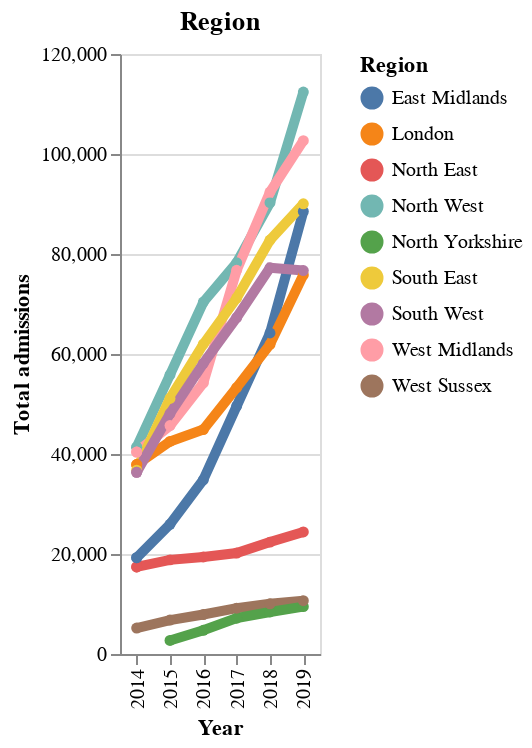

Notebook source saved alongside this figure:
### Code cell
regional = alt.Chart(df_major).mark_line(size=5, point=True).encode(
    alt.X("year:O", title="Year"),
    alt.Y("admissions_total:Q", title="Total admissions"),
    color=alt.Color("region:N", title="Region"), 

    tooltip=[
        alt.Tooltip("region:N", title="Region"),
        alt.Tooltip("admissions_total:Q", title="Admissions", format=",")
    ]).properties(width=100,
                  title="Region")
#.configure_legend(orient='left').properties(title="Obesety-related hospital admissions by UK regions", width=200)


regional

### Figure 1 — Vega-Lite specification as saved in the notebook (floating-point values rounded to 4 significant figures)
{"config": {"view": {"continuousWidth": 300, "continuousHeight": 300}}, "data": {"name": "data-f8c4c19de6466fe452cf100206e9f062"}, "mark": {"type": "line", "point": true, "size": 5}, "encoding": {"color": {"field": "region", "title": "Region", "type": "nominal"}, "tooltip": [{"field": "region", "title": "Region", "type": "nominal"}, {"field": "admissions_total", "format": ",", "title": "Admissions", "type": "quantitative"}], "x": {"field": "year", "title": "Year", "type": "ordinal"}, "y": {"field": "admissions_total", "title": "Total admissions", "type": "quantitative"}}, "title": "Region", "width": 100, "$schema": "https://vega.github.io/schema/vega-lite/v5.14.1.json", "datasets": {"data-f8c4c19de6466fe452cf100206e9f062": [{"region": "North East", "admissions_total": 17409, "admissions_count_men": 6294, "admissions_count_women": 11115, "adm_per_100_000_all": 670.5, "adm_per_male": 495.7, "adm_per_female": 837.7, "year": 2014, "top_tier": true, "result": null}, {"region": "North East", "admissions_total": 17409, "admissions_count_men": 6294, "admissions_count_women": 11115, "adm_per_100_000_all": 670.5, "adm_per_male": 495.7, "adm_per_female": 837.7, "year": 2014, "top_tier": true, "result": null}, {"region": "North West", "admissions_total": 41358, "admissions_count_men": 13913, "admissions_count_women": 27441, "adm_per_100_000_all": 586.1, "adm_per_male": 401.2, "adm_per_female": 764.7, "year": 2014, "top_tier": true, "result": null}, {"region": "North West", "admissions_total": 41358, "admissions_count_men": 13913, "admissions_count_women": 27441, "adm_per_100_000_all": 586.1, "adm_per_male": 401.2, "adm_per_female": 764.7, "year": 2014, "top_tier": true, "result": null}, {"region": "East Midlands", "admissions_total": 19256, "admissions_count_men": 6058, "admissions_count_women": 13198, "adm_per_100_000_all": 424.4, "adm_per_male": 270.8, "adm_per_female": 573.7, "year": 2014, "top_tier": true, "result": null}, {"region": "East Midlands", "admissions_total": 19256, "admissions_count_men": 6058, "admissions_count_women": 13198, "adm_per_100_000_all": 424.4, "adm_per_male": 270.8, "adm_per_female": 573.7, "year": 2014, "top_tier": true, "result": null}, {"region": "West Midlands", "admissions_total": 40394, "admissions_count_men": 12268, "admissions_count_women": 28125, "adm_per_100_000_all": 720.2, "adm_per_male": 443.3, "adm_per_female": 989.8, "year": 2014, "top_tier": true, "result": null}, {"region": "West Midlands", "admissions_total": 40394, "admissions_count_men": 12268, "admissions_count_women": 28125, "adm_per_100_000_all": 720.2, "adm_per_male": 443.3, "adm_per_female": 989.8, "year": 2014, "top_tier": true, "result": null}, {"region": "London", "admissions_total": 37892, "admissions_count_men": 13281, "admissions_count_women": 24606, "adm_per_100_000_all": 461.8, "adm_per_male": 327.6, "adm_per_female": 592.9, "year": 2014, "top_tier": true, "result": null}, {"region": "London", "admissions_total": 37892, "admissions_count_men": 13281, "admissions_count_women": 24606, "adm_per_100_000_all": 461.8, "adm_per_male": 327.6, "adm_per_female": 592.9, "year": 2014, "top_tier": true, "result": null}, {"region": "South East", "admissions_total": 36779, "admissions_count_men": 13280, "admissions_count_women": 23482, "adm_per_100_000_all": 425.1, "adm_per_male": 312.4, "adm_per_female": 533.5, "year": 2014, "top_tier": true, "result": null}, {"region": "West Sussex", "admissions_total": 5183, "admissions_count_men": 1977, "admissions_count_women": 3206, "adm_per_100_000_all": 640.7, "adm_per_male": 504.7, "adm_per_female": 768.4, "year": 2014, "top_tier": true, "result": null}, {"region": "South West", "admissions_total": 36338, "admissions_count_men": 12260, "admissions_count_women": 24078, "adm_per_100_000_all": 685.5, "adm_per_male": 471.7, "adm_per_female": 891.3, "year": 2014, "top_tier": true, "result": null}, {"region": "South West", "admissions_total": 36338, "admissions_count_men": 12260, "admissions_count_women": 24078, "adm_per_100_000_all": 685.5, "adm_per_male": 471.7, "adm_per_female": 891.3, "year": 2014, "top_tier": true, "result": null}, {"region": "North East", "admissions_total": 18824, "admissions_count_men": 6340, "admissions_count_women": 12484, "adm_per_100_000_all": 721.1, "adm_per_male": 495.9, "adm_per_female": 937.2, "year": 2015, "top_tier": true, "result": null}, {"region": "North West", "admissions_total": 55848, "admissions_count_men": 19879, "admissions_count_women": 35963, "adm_per_100_000_all": 786.2, "adm_per_male": 568.8, "adm_per_female": 996.7, "year": 2015, "top_tier": true, "result": null}, {"region": "North Yorkshire", "admissions_total": 2703, "admissions_count_men": 1056, "admissions_count_women": 1647, "adm_per_100_000_all": 448.4, "adm_per_male": 355.2, "adm_per_female": 539.3, "year": 2015, "top_tier": true, "result": null}, {"region": "East Midlands", "admissions_total": 25932, "admissions_count_men": 7899, "admissions_count_women": 18032, "adm_per_100_000_all": 563.9, "adm_per_male": 348.3, "adm_per_female": 773.7, "year": 2015, "top_tier": true, "result": null}, {"region": "West Midlands", "admissions_total": 45682, "admissions_count_men": 14083, "admissions_count_women": 31598, "adm_per_100_000_all": 805.0, "adm_per_male": 502.3, "adm_per_female": 1101.0, "year": 2015, "top_tier": true, "result": null}, {"region": "London", "admissions_total": 42511, "admissions_count_men": 14249, "admissions_count_women": 28250, "adm_per_100_000_all": 505.1, "adm_per_male": 342.1, "adm_per_female": 664.5, "year": 2015, "top_tier": true, "result": null}, {"region": "South East", "admissions_total": 51102, "admissions_count_men": 18228, "admissions_count_women": 32865, "adm_per_100_000_all": 581.2, "adm_per_male": 421.6, "adm_per_female": 735.4, "year": 2015, "top_tier": true, "result": null}, {"region": "West Sussex", "admissions_total": 6794, "admissions_count_men": 2542, "admissions_count_women": 4251, "adm_per_100_000_all": 827.2, "adm_per_male": 638.4, "adm_per_female": 1005.0, "year": 2015, "top_tier": true, "result": null}, {"region": "South West", "admissions_total": 48098, "admissions_count_men": 16484, "admissions_count_women": 31614, "adm_per_100_000_all": 894.4, "adm_per_male": 624.3, "adm_per_female": 1155.0, "year": 2015, "top_tier": true, "result": null}, {"region": "North East", "admissions_total": 19414, "admissions_count_men": 6574, "admissions_count_women": 12840, "adm_per_100_000_all": 741.4, "adm_per_male": 512.3, "adm_per_female": 961.4, "year": 2016, "top_tier": true, "result": null}, {"region": "North West", "admissions_total": 70380, "admissions_count_men": 24718, "admissions_count_women": 45654, "adm_per_100_000_all": 986.7, "adm_per_male": 703.9, "adm_per_female": 1261.0, "year": 2016, "top_tier": true, "result": null}, {"region": "North Yorkshire", "admissions_total": 4749, "admissions_count_men": 1763, "admissions_count_women": 2985, "adm_per_100_000_all": 789.5, "adm_per_male": 595.5, "adm_per_female": 977.1, "year": 2016, "top_tier": true, "result": null}, {"region": "East Midlands", "admissions_total": 34839, "admissions_count_men": 11451, "admissions_count_women": 23381, "adm_per_100_000_all": 751.3, "adm_per_male": 500.5, "adm_per_female": 995.2, "year": 2016, "top_tier": true, "result": null}, {"region": "West Midlands", "admissions_total": 54212, "admissions_count_men": 16465, "admissions_count_women": 37744, "adm_per_100_000_all": 948.9, "adm_per_male": 583.0, "adm_per_female": 1306.0, "year": 2016, "top_tier": true, "result": null}, {"region": "London", "admissions_total": 44893, "admissions_count_men": 15370, "admissions_count_women": 29513, "adm_per_100_000_all": 525.8, "adm_per_male": 363.0, "adm_per_female": 685.6, "year": 2016, "top_tier": true, "result": null}, {"region": "South East", "admissions_total": 61957, "admissions_count_men": 22420, "admissions_count_women": 39532, "adm_per_100_000_all": 698.2, "adm_per_male": 513.7, "adm_per_female": 876.7, "year": 2016, "top_tier": true, "result": null}, {"region": "West Sussex", "admissions_total": 7897, "admissions_count_men": 2949, "admissions_count_women": 4945, "adm_per_100_000_all": 953.3, "adm_per_male": 734.4, "adm_per_female": 1159.0, "year": 2016, "top_tier": true, "result": null}, {"region": "South West", "admissions_total": 58128, "admissions_count_men": 20216, "admissions_count_women": 37907, "adm_per_100_000_all": 1072.0, "adm_per_male": 759.0, "adm_per_female": 1374.0, "year": 2016, "top_tier": true, "result": null}, {"region": "North East", "admissions_total": 20188, "admissions_count_men": 7039, "admissions_count_women": 13148, "adm_per_100_000_all": 781.0, "adm_per_male": 565.0, "adm_per_female": 991.0, "year": 2017, "top_tier": true, "result": null}, {"region": "North West", "admissions_total": 78248, "admissions_count_men": 26808, "admissions_count_women": 51435, "adm_per_100_000_all": 1126.0, "adm_per_male": 811.0, "adm_per_female": 1440.0, "year": 2017, "top_tier": true, "result": null}, {"region": "North Yorkshire", "admissions_total": 7166, "admissions_count_men": 2694, "admissions_count_women": 4471, "adm_per_100_000_all": 1173.0, "adm_per_male": 856.0, "adm_per_female": 1512.0, "year": 2017, "top_tier": true, "result": null}, {"region": "East Midlands", "admissions_total": 49582, "admissions_count_men": 15557, "admissions_count_women": 34022, "adm_per_100_000_all": 1086.0, "adm_per_male": 706.0, "adm_per_female": 1465.0, "year": 2017, "top_tier": true, "result": null}, {"region": "West Midlands", "admissions_total": 76743, "admissions_count_men": 22952, "admissions_count_women": 53784, "adm_per_100_000_all": 1386.0, "adm_per_male": 877.0, "adm_per_female": 1897.0, "year": 2017, "top_tier": true, "result": null}, {"region": "London", "admissions_total": 53267, "admissions_count_men": 17720, "admissions_count_women": 35533, "adm_per_100_000_all": 748.0, "adm_per_male": 571.0, "adm_per_female": 921.0, "year": 2017, "top_tier": true, "result": null}, {"region": "South East", "admissions_total": 71183, "admissions_count_men": 26019, "admissions_count_women": 45161, "adm_per_100_000_all": 826.0, "adm_per_male": 629.0, "adm_per_female": 1021.0, "year": 2017, "top_tier": true, "result": null}, {"region": "West Sussex", "admissions_total": 9158, "admissions_count_men": 3313, "admissions_count_women": 5845, "adm_per_100_000_all": 1101.0, "adm_per_male": 806.0, "adm_per_female": 1387.0, "year": 2017, "top_tier": true, "result": null}, {"region": "South West", "admissions_total": 67289, "admissions_count_men": 23786, "admissions_count_women": 43500, "adm_per_100_000_all": 1233.0, "adm_per_male": 887.0, "adm_per_female": 1583.0, "year": 2017, "top_tier": true, "result": null}, {"region": "North East", "admissions_total": 22376, "admissions_count_men": 7759, "admissions_count_women": 14616, "adm_per_100_000_all": 861.0, "adm_per_male": 619.0, "adm_per_female": 1097.0, "year": 2018, "top_tier": true, "result": null}, {"region": "North West", "admissions_total": 90253, "admissions_count_men": 32066, "admissions_count_women": 58185, "adm_per_100_000_all": 1290.0, "adm_per_male": 963.0, "adm_per_female": 1618.0, "year": 2018, "top_tier": true, "result": null}, {"region": "North Yorkshire", "admissions_total": 8408, "admissions_count_men": 3274, "admissions_count_women": 5134, "adm_per_100_000_all": 1359.0, "adm_per_male": 1025.0, "adm_per_female": 1721.0, "year": 2018, "top_tier": true, "result": null}, {"region": "East Midlands", "admissions_total": 64200, "admissions_count_men": 20849, "admissions_count_women": 43347, "adm_per_100_000_all": 1391.0, "adm_per_male": 938.0, "adm_per_female": 1846.0, "year": 2018, "top_tier": true, "result": null}, {"region": "West Midlands", "admissions_total": 92389, "admissions_count_men": 28426, "admissions_count_women": 63950, "adm_per_100_000_all": 1655.0, "adm_per_male": 1078.0, "adm_per_female": 2237.0, "year": 2018, "top_tier": true, "result": null}, {"region": "London", "admissions_total": 61904, "admissions_count_men": 20481, "admissions_count_women": 41417, "adm_per_100_000_all": 852.0, "adm_per_male": 651.0, "adm_per_female": 1050.0, "year": 2018, "top_tier": true, "result": null}, {"region": "South East", "admissions_total": 82787, "admissions_count_men": 30191, "admissions_count_women": 52590, "adm_per_100_000_all": 950.0, "adm_per_male": 721.0, "adm_per_female": 1178.0, "year": 2018, "top_tier": true, "result": null}, {"region": "West Sussex", "admissions_total": 10046, "admissions_count_men": 3664, "admissions_count_women": 6381, "adm_per_100_000_all": 1198.0, "adm_per_male": 882.0, "adm_per_female": 1506.0, "year": 2018, "top_tier": true, "result": null}, {"region": "South West", "admissions_total": 77250, "admissions_count_men": 25792, "admissions_count_women": 51458, "adm_per_100_000_all": 1405.0, "adm_per_male": 949.0, "adm_per_female": 1868.0, "year": 2018, "top_tier": true, "result": null}, {"region": "North East", "admissions_total": 24410, "admissions_count_men": 8645, "admissions_count_women": 15765, "adm_per_100_000_all": 932.0, "adm_per_male": 684.0, "adm_per_female": 1177.0, "year": 2019, "top_tier": true, "result": null}, {"region": "North West", "admissions_total": 112385, "admissions_count_men": 41370, "admissions_count_women": 71015, "adm_per_100_000_all": 1595.0, "adm_per_male": 1231.0, "adm_per_female": 1959.0, "year": 2019, "top_tier": true, "result": null}, {"region": "North Yorkshire", "admissions_total": 9475, "admissions_count_men": 3700, "admissions_count_women": 5770, "adm_per_100_000_all": 1492.0, "adm_per_male": 1146.0, "adm_per_female": 1870.0, "year": 2019, "top_tier": true, "result": null}, {"region": "East Midlands", "admissions_total": 88510, "admissions_count_men": 29640, "admissions_count_women": 58865, "adm_per_100_000_all": 1893.0, "adm_per_male": 1316.0, "adm_per_female": 2472.0, "year": 2019, "top_tier": true, "result": null}, {"region": "West Midlands", "admissions_total": 102675, "admissions_count_men": 32085, "admissions_count_women": 70590, "adm_per_100_000_all": 1817.0, "adm_per_male": 1202.0, "adm_per_female": 2440.0, "year": 2019, "top_tier": true, "result": null}, {"region": "London", "admissions_total": 75815, "admissions_count_men": 24150, "admissions_count_women": 51665, "adm_per_100_000_all": 1012.0, "adm_per_male": 757.0, "adm_per_female": 1266.0, "year": 2019, "top_tier": true, "result": null}, {"region": "South East", "admissions_total": 90040, "admissions_count_men": 33220, "admissions_count_women": 56820, "adm_per_100_000_all": 1023.0, "adm_per_male": 783.0, "adm_per_female": 1262.0, "year": 2019, "top_tier": true, "result": null}, {"region": "West Sussex", "admissions_total": 10670, "admissions_count_men": 3850, "admissions_count_women": 6815, "adm_per_100_000_all": 1257.0, "adm_per_male": 913.0, "adm_per_female": 1593.0, "year": 2019, "top_tier": true, "result": null}, {"region": "South West", "admissions_total": 76695, "admissions_count_men": 26485, "admissions_count_women": 50210, "adm_per_100_000_all": 1378.0, "adm_per_male": 961.0, "adm_per_female": 1804.0, "year": 2019, "top_tier": true, "result": null}]}}
